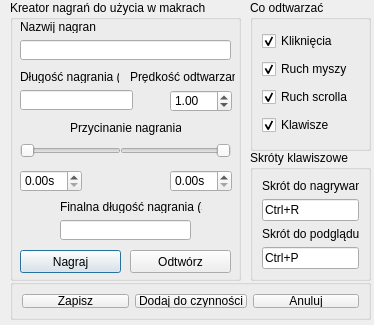
<?xml version="1.0" encoding="UTF-8"?>
<ui version="4.0">
 <class>Dialog</class>
 <widget class="QDialog" name="Dialog">
  <property name="geometry">
   <rect>
    <x>0</x>
    <y>0</y>
    <width>374</width>
    <height>325</height>
   </rect>
  </property>
  <property name="windowTitle">
   <string>Edytor akcji</string>
  </property>
  <widget class="QStackedWidget" name="pages">
   <property name="geometry">
    <rect>
     <x>10</x>
     <y>0</y>
     <width>361</width>
     <height>281</height>
    </rect>
   </property>
   <property name="maximumSize">
    <size>
     <width>16777215</width>
     <height>400</height>
    </size>
   </property>
   <property name="currentIndex">
    <number>10</number>
   </property>
   <widget class="QWidget" name="editMouseMovement">
    <widget class="QGroupBox" name="mouseMovementGB">
     <property name="geometry">
      <rect>
       <x>0</x>
       <y>0</y>
       <width>361</width>
       <height>281</height>
      </rect>
     </property>
     <property name="title">
      <string>Opcje ruchu myszy</string>
     </property>
     <widget class="QCheckBox" name="movementAbsolute">
      <property name="geometry">
       <rect>
        <x>170</x>
        <y>20</y>
        <width>151</width>
        <height>17</height>
       </rect>
      </property>
      <property name="text">
       <string>Współrzędne bezwzględne</string>
      </property>
      <property name="checked">
       <bool>true</bool>
      </property>
     </widget>
     <widget class="QSpinBox" name="movementX">
      <property name="geometry">
       <rect>
        <x>21</x>
        <y>80</y>
        <width>51</width>
        <height>22</height>
       </rect>
      </property>
      <property name="prefix">
       <string/>
      </property>
      <property name="minimum">
       <number>-10000</number>
      </property>
      <property name="maximum">
       <number>10000</number>
      </property>
      <property name="singleStep">
       <number>10</number>
      </property>
      <property name="value">
       <number>0</number>
      </property>
     </widget>
     <widget class="QSpinBox" name="movementY">
      <property name="geometry">
       <rect>
        <x>81</x>
        <y>80</y>
        <width>51</width>
        <height>22</height>
       </rect>
      </property>
      <property name="minimum">
       <number>-10000</number>
      </property>
      <property name="maximum">
       <number>10000</number>
      </property>
      <property name="singleStep">
       <number>10</number>
      </property>
      <property name="value">
       <number>0</number>
      </property>
     </widget>
     <widget class="QLabel" name="label_3">
      <property name="geometry">
       <rect>
        <x>20</x>
        <y>60</y>
        <width>47</width>
        <height>13</height>
       </rect>
      </property>
      <property name="text">
       <string>x</string>
      </property>
     </widget>
     <widget class="QLabel" name="label_4">
      <property name="geometry">
       <rect>
        <x>90</x>
        <y>60</y>
        <width>47</width>
        <height>13</height>
       </rect>
      </property>
      <property name="text">
       <string>y</string>
      </property>
     </widget>
     <widget class="QDoubleSpinBox" name="movementDuration">
      <property name="geometry">
       <rect>
        <x>170</x>
        <y>80</y>
        <width>62</width>
        <height>22</height>
       </rect>
      </property>
      <property name="suffix">
       <string>s</string>
      </property>
      <property name="maximum">
       <double>999.990000000000009</double>
      </property>
      <property name="singleStep">
       <double>0.250000000000000</double>
      </property>
      <property name="value">
       <double>0.250000000000000</double>
      </property>
     </widget>
     <widget class="QLabel" name="label_5">
      <property name="geometry">
       <rect>
        <x>170</x>
        <y>50</y>
        <width>91</width>
        <height>16</height>
       </rect>
      </property>
      <property name="text">
       <string>Czas trwania ruchu</string>
      </property>
     </widget>
    </widget>
   </widget>
   <widget class="QWidget" name="editMouseButton">
    <widget class="QGroupBox" name="mouseButtonGB">
     <property name="geometry">
      <rect>
       <x>0</x>
       <y>0</y>
       <width>361</width>
       <height>281</height>
      </rect>
     </property>
     <property name="title">
      <string>Opcje naciskania przycisków myszy</string>
     </property>
     <widget class="QGroupBox" name="mouseButtonActionType">
      <property name="geometry">
       <rect>
        <x>230</x>
        <y>50</y>
        <width>101</width>
        <height>119</height>
       </rect>
      </property>
      <property name="title">
       <string>Typ czynności</string>
      </property>
      <layout class="QVBoxLayout" name="verticalLayout_3">
       <item>
        <widget class="QRadioButton" name="typeButtonClick">
         <property name="text">
          <string>Kliknij</string>
         </property>
        </widget>
       </item>
       <item>
        <widget class="QRadioButton" name="typeButtonDoubleClick">
         <property name="text">
          <string>2x Kliknij</string>
         </property>
        </widget>
       </item>
       <item>
        <widget class="QRadioButton" name="typeButtonHold">
         <property name="text">
          <string>Przytrzymaj</string>
         </property>
        </widget>
       </item>
       <item>
        <widget class="QRadioButton" name="typeButtonRelease">
         <property name="text">
          <string>Puść</string>
         </property>
        </widget>
       </item>
      </layout>
     </widget>
     <widget class="QLabel" name="label_2">
      <property name="geometry">
       <rect>
        <x>40</x>
        <y>80</y>
        <width>47</width>
        <height>13</height>
       </rect>
      </property>
      <property name="text">
       <string>Klawisz</string>
      </property>
     </widget>
     <widget class="QComboBox" name="mouseButtonSelection">
      <property name="geometry">
       <rect>
        <x>20</x>
        <y>100</y>
        <width>91</width>
        <height>22</height>
       </rect>
      </property>
      <item>
       <property name="text">
        <string>Lewy</string>
       </property>
      </item>
      <item>
       <property name="text">
        <string>Prawy</string>
       </property>
      </item>
      <item>
       <property name="text">
        <string>Środkowy</string>
       </property>
      </item>
     </widget>
    </widget>
   </widget>
   <widget class="QWidget" name="editMouseWheel">
    <widget class="QGroupBox" name="mouseWheelGB">
     <property name="geometry">
      <rect>
       <x>0</x>
       <y>0</y>
       <width>361</width>
       <height>281</height>
      </rect>
     </property>
     <property name="title">
      <string>Opcje ruchu kółka myszy</string>
     </property>
     <widget class="QLabel" name="label_6">
      <property name="geometry">
       <rect>
        <x>20</x>
        <y>110</y>
        <width>128</width>
        <height>13</height>
       </rect>
      </property>
      <property name="text">
       <string>O ile jednostek przesunąć?</string>
      </property>
     </widget>
     <widget class="QSpinBox" name="mouseWheelDelta">
      <property name="geometry">
       <rect>
        <x>50</x>
        <y>140</y>
        <width>42</width>
        <height>22</height>
       </rect>
      </property>
      <property name="minimum">
       <number>-100</number>
      </property>
      <property name="maximum">
       <number>100</number>
      </property>
     </widget>
    </widget>
   </widget>
   <widget class="QWidget" name="editKeyboardButton">
    <widget class="QGroupBox" name="keyboardButtonGB">
     <property name="geometry">
      <rect>
       <x>0</x>
       <y>0</y>
       <width>361</width>
       <height>281</height>
      </rect>
     </property>
     <property name="title">
      <string>Opcje klikania w klawisz</string>
     </property>
     <widget class="QGroupBox" name="keyboardButtonActionType">
      <property name="geometry">
       <rect>
        <x>210</x>
        <y>40</y>
        <width>136</width>
        <height>96</height>
       </rect>
      </property>
      <property name="title">
       <string>Typ czynności</string>
      </property>
      <layout class="QVBoxLayout" name="verticalLayout_4">
       <item>
        <widget class="QRadioButton" name="typeKeyClick">
         <property name="text">
          <string>Kliknij klawisz</string>
         </property>
        </widget>
       </item>
       <item>
        <widget class="QRadioButton" name="typeKeyHold">
         <property name="text">
          <string>Przytrzymaj klawisz</string>
         </property>
        </widget>
       </item>
       <item>
        <widget class="QRadioButton" name="typeKeyRelease">
         <property name="text">
          <string>Puść klawisz</string>
         </property>
        </widget>
       </item>
      </layout>
     </widget>
     <widget class="QLineEdit" name="keyboardButtonSelection">
      <property name="geometry">
       <rect>
        <x>30</x>
        <y>70</y>
        <width>113</width>
        <height>20</height>
       </rect>
      </property>
      <property name="inputMask">
       <string/>
      </property>
      <property name="text">
       <string/>
      </property>
      <property name="maxLength">
       <number>1</number>
      </property>
      <property name="cursorPosition">
       <number>0</number>
      </property>
     </widget>
     <widget class="QLabel" name="label_9">
      <property name="geometry">
       <rect>
        <x>40</x>
        <y>50</y>
        <width>52</width>
        <height>13</height>
       </rect>
      </property>
      <property name="text">
       <string>Co kliknąć?</string>
      </property>
     </widget>
    </widget>
   </widget>
   <widget class="QWidget" name="editKeyboardHotkey">
    <widget class="QGroupBox" name="keyboardHotkeyGB">
     <property name="geometry">
      <rect>
       <x>0</x>
       <y>0</y>
       <width>361</width>
       <height>281</height>
      </rect>
     </property>
     <property name="title">
      <string>Skrót klawiszowy</string>
     </property>
     <widget class="QKeySequenceEdit" name="keyboardHotkeySelection">
      <property name="geometry">
       <rect>
        <x>40</x>
        <y>80</y>
        <width>113</width>
        <height>20</height>
       </rect>
      </property>
     </widget>
     <widget class="QLabel" name="label_16">
      <property name="geometry">
       <rect>
        <x>40</x>
        <y>50</y>
        <width>134</width>
        <height>13</height>
       </rect>
      </property>
      <property name="text">
       <string>Wprowadź skrót klawiszowy</string>
      </property>
     </widget>
    </widget>
   </widget>
   <widget class="QWidget" name="editKeyboardWrite">
    <widget class="QGroupBox" name="keyboardWriteGB">
     <property name="geometry">
      <rect>
       <x>0</x>
       <y>0</y>
       <width>361</width>
       <height>281</height>
      </rect>
     </property>
     <property name="title">
      <string>Wypisywanie tekstu z klawiatury</string>
     </property>
     <widget class="QTextEdit" name="keyboardWriteTextfield">
      <property name="geometry">
       <rect>
        <x>10</x>
        <y>20</y>
        <width>341</width>
        <height>251</height>
       </rect>
      </property>
      <property name="acceptRichText">
       <bool>false</bool>
      </property>
     </widget>
    </widget>
   </widget>
   <widget class="QWidget" name="editWaitMouse">
    <widget class="QGroupBox" name="waitMouseGB">
     <property name="geometry">
      <rect>
       <x>0</x>
       <y>0</y>
       <width>361</width>
       <height>281</height>
      </rect>
     </property>
     <property name="title">
      <string>Opcje czekania na akcję myszy</string>
     </property>
     <widget class="QComboBox" name="typeOfMouseAction">
      <property name="geometry">
       <rect>
        <x>70</x>
        <y>50</y>
        <width>197</width>
        <height>20</height>
       </rect>
      </property>
      <item>
       <property name="text">
        <string>Wciśnięcie przycisku myszy</string>
       </property>
      </item>
      <item>
       <property name="text">
        <string>Puszczenie przycisku myszy</string>
       </property>
      </item>
      <item>
       <property name="text">
        <string>Podwójne kliknięcie przycisku myszy</string>
       </property>
      </item>
     </widget>
     <widget class="QLabel" name="label_15">
      <property name="geometry">
       <rect>
        <x>110</x>
        <y>30</y>
        <width>104</width>
        <height>13</height>
       </rect>
      </property>
      <property name="text">
       <string>Na jaką akcję czekać?</string>
      </property>
     </widget>
     <widget class="QComboBox" name="typeOfMouseButton">
      <property name="geometry">
       <rect>
        <x>130</x>
        <y>110</y>
        <width>69</width>
        <height>22</height>
       </rect>
      </property>
      <item>
       <property name="text">
        <string>Lewy</string>
       </property>
      </item>
      <item>
       <property name="text">
        <string>Prawy</string>
       </property>
      </item>
      <item>
       <property name="text">
        <string>Środkowy</string>
       </property>
      </item>
     </widget>
     <widget class="QLabel" name="label_17">
      <property name="geometry">
       <rect>
        <x>90</x>
        <y>90</y>
        <width>161</width>
        <height>13</height>
       </rect>
      </property>
      <property name="text">
       <string>Wybierz docelowy przycisk myszy</string>
      </property>
     </widget>
    </widget>
   </widget>
   <widget class="QWidget" name="editWaitKeyboard">
    <widget class="QGroupBox" name="waitKeyboardGB">
     <property name="geometry">
      <rect>
       <x>0</x>
       <y>0</y>
       <width>361</width>
       <height>281</height>
      </rect>
     </property>
     <property name="title">
      <string>Czekaj na akcję klawiatury</string>
     </property>
     <widget class="QKeySequenceEdit" name="waitKeyboardHotkey">
      <property name="geometry">
       <rect>
        <x>110</x>
        <y>80</y>
        <width>113</width>
        <height>20</height>
       </rect>
      </property>
     </widget>
     <widget class="QLabel" name="label_19">
      <property name="geometry">
       <rect>
        <x>50</x>
        <y>40</y>
        <width>245</width>
        <height>13</height>
       </rect>
      </property>
      <property name="text">
       <string>Wybierz na jaką akcję klawiatury ma czekać macro:</string>
      </property>
     </widget>
     <widget class="QCheckBox" name="waitKeyboardSuppressor">
      <property name="geometry">
       <rect>
        <x>60</x>
        <y>220</y>
        <width>229</width>
        <height>17</height>
       </rect>
      </property>
      <property name="text">
       <string>Czy wciśnięty klawisz ma być wygłuszony? </string>
      </property>
      <property name="checked">
       <bool>true</bool>
      </property>
     </widget>
     <widget class="QLabel" name="label_20">
      <property name="geometry">
       <rect>
        <x>70</x>
        <y>240</y>
        <width>209</width>
        <height>13</height>
       </rect>
      </property>
      <property name="text">
       <string>(Inne aplikacje zarejesturją jego wciśnięcia)</string>
      </property>
     </widget>
    </widget>
   </widget>
   <widget class="QWidget" name="editWaitNSeconds">
    <widget class="QGroupBox" name="waitNSecondsGB">
     <property name="geometry">
      <rect>
       <x>0</x>
       <y>0</y>
       <width>361</width>
       <height>281</height>
      </rect>
     </property>
     <property name="title">
      <string>Czekaj N sekund</string>
     </property>
     <widget class="QDoubleSpinBox" name="waitNSecondsTime">
      <property name="geometry">
       <rect>
        <x>91</x>
        <y>110</y>
        <width>131</width>
        <height>22</height>
       </rect>
      </property>
     </widget>
     <widget class="QLabel" name="label_18">
      <property name="geometry">
       <rect>
        <x>110</x>
        <y>90</y>
        <width>89</width>
        <height>13</height>
       </rect>
      </property>
      <property name="text">
       <string>Ile sekund czekać?</string>
      </property>
     </widget>
    </widget>
   </widget>
   <widget class="QWidget" name="editForLoop">
    <widget class="QGroupBox" name="forLoopGB">
     <property name="geometry">
      <rect>
       <x>0</x>
       <y>0</y>
       <width>361</width>
       <height>281</height>
      </rect>
     </property>
     <property name="title">
      <string>Wykonaj N razy</string>
     </property>
     <widget class="QSpinBox" name="forLoopTimes">
      <property name="geometry">
       <rect>
        <x>120</x>
        <y>200</y>
        <width>81</width>
        <height>22</height>
       </rect>
      </property>
      <property name="minimum">
       <number>1</number>
      </property>
      <property name="maximum">
       <number>9999999</number>
      </property>
     </widget>
     <widget class="QLabel" name="label_7">
      <property name="geometry">
       <rect>
        <x>90</x>
        <y>180</y>
        <width>146</width>
        <height>13</height>
       </rect>
      </property>
      <property name="text">
       <string>Ile razy ma się wykonać pętla?</string>
      </property>
     </widget>
    </widget>
   </widget>
   <widget class="QWidget" name="editRecording">
    <widget class="QGroupBox" name="RecordingGB">
     <property name="geometry">
      <rect>
       <x>0</x>
       <y>0</y>
       <width>231</width>
       <height>281</height>
      </rect>
     </property>
     <property name="title">
      <string>Kreator nagrań do użycia w makrach</string>
     </property>
     <widget class="QLineEdit" name="name">
      <property name="geometry">
       <rect>
        <x>10</x>
        <y>40</y>
        <width>211</width>
        <height>20</height>
       </rect>
      </property>
     </widget>
     <widget class="QLabel" name="label_8">
      <property name="geometry">
       <rect>
        <x>10</x>
        <y>20</y>
        <width>76</width>
        <height>13</height>
       </rect>
      </property>
      <property name="text">
       <string>Nazwij nagranie</string>
      </property>
     </widget>
     <widget class="QPushButton" name="start">
      <property name="geometry">
       <rect>
        <x>10</x>
        <y>250</y>
        <width>101</width>
        <height>23</height>
       </rect>
      </property>
      <property name="text">
       <string>Nagraj</string>
      </property>
     </widget>
     <widget class="QPushButton" name="preview">
      <property name="geometry">
       <rect>
        <x>120</x>
        <y>250</y>
        <width>101</width>
        <height>23</height>
       </rect>
      </property>
      <property name="text">
       <string>Odtwórz</string>
      </property>
     </widget>
     <widget class="QSlider" name="cutSliderLeft">
      <property name="geometry">
       <rect>
        <x>10</x>
        <y>140</y>
        <width>101</width>
        <height>22</height>
       </rect>
      </property>
      <property name="minimum">
       <number>0</number>
      </property>
      <property name="maximum">
       <number>500</number>
      </property>
      <property name="value">
       <number>0</number>
      </property>
      <property name="orientation">
       <enum>Qt::Horizontal</enum>
      </property>
     </widget>
     <widget class="QSlider" name="cutSliderRight">
      <property name="geometry">
       <rect>
        <x>110</x>
        <y>140</y>
        <width>111</width>
        <height>22</height>
       </rect>
      </property>
      <property name="minimum">
       <number>0</number>
      </property>
      <property name="maximum">
       <number>500</number>
      </property>
      <property name="value">
       <number>0</number>
      </property>
      <property name="orientation">
       <enum>Qt::Horizontal</enum>
      </property>
      <property name="invertedAppearance">
       <bool>true</bool>
      </property>
     </widget>
     <widget class="QLabel" name="label_10">
      <property name="geometry">
       <rect>
        <x>60</x>
        <y>120</y>
        <width>111</width>
        <height>16</height>
       </rect>
      </property>
      <property name="text">
       <string>Przycinanie nagrania</string>
      </property>
     </widget>
     <widget class="QLineEdit" name="timeBase">
      <property name="geometry">
       <rect>
        <x>10</x>
        <y>90</y>
        <width>113</width>
        <height>20</height>
       </rect>
      </property>
      <property name="readOnly">
       <bool>true</bool>
      </property>
     </widget>
     <widget class="QLabel" name="label_11">
      <property name="geometry">
       <rect>
        <x>10</x>
        <y>70</y>
        <width>99</width>
        <height>13</height>
       </rect>
      </property>
      <property name="text">
       <string>Długość nagrania (s)</string>
      </property>
     </widget>
     <widget class="QLineEdit" name="timeFinal">
      <property name="geometry">
       <rect>
        <x>50</x>
        <y>220</y>
        <width>131</width>
        <height>20</height>
       </rect>
      </property>
      <property name="readOnly">
       <bool>true</bool>
      </property>
     </widget>
     <widget class="QLabel" name="label_12">
      <property name="geometry">
       <rect>
        <x>50</x>
        <y>200</y>
        <width>142</width>
        <height>13</height>
       </rect>
      </property>
      <property name="text">
       <string>Finalna długość nagrania (s)</string>
      </property>
     </widget>
     <widget class="QDoubleSpinBox" name="cutTimeLeft">
      <property name="geometry">
       <rect>
        <x>10</x>
        <y>170</y>
        <width>62</width>
        <height>22</height>
       </rect>
      </property>
      <property name="suffix">
       <string>s</string>
      </property>
      <property name="singleStep">
       <double>0.100000000000000</double>
      </property>
     </widget>
     <widget class="QDoubleSpinBox" name="cutTimeRight">
      <property name="geometry">
       <rect>
        <x>160</x>
        <y>170</y>
        <width>62</width>
        <height>22</height>
       </rect>
      </property>
      <property name="suffix">
       <string>s</string>
      </property>
      <property name="singleStep">
       <double>0.100000000000000</double>
      </property>
     </widget>
     <widget class="QDoubleSpinBox" name="replaySpeed">
      <property name="geometry">
       <rect>
        <x>160</x>
        <y>90</y>
        <width>62</width>
        <height>22</height>
       </rect>
      </property>
      <property name="minimum">
       <double>0.000000000000000</double>
      </property>
      <property name="maximum">
       <double>10000.000000000000000</double>
      </property>
      <property name="value">
       <double>1.000000000000000</double>
      </property>
     </widget>
     <widget class="QLabel" name="label_14">
      <property name="geometry">
       <rect>
        <x>120</x>
        <y>70</y>
        <width>105</width>
        <height>13</height>
       </rect>
      </property>
      <property name="text">
       <string>Prędkość odtwarzania</string>
      </property>
     </widget>
    </widget>
    <widget class="QGroupBox" name="whatToInclude">
     <property name="geometry">
      <rect>
       <x>240</x>
       <y>0</y>
       <width>121</width>
       <height>151</height>
      </rect>
     </property>
     <property name="title">
      <string>Co odtwarzać</string>
     </property>
     <layout class="QVBoxLayout" name="verticalLayout">
      <item>
       <widget class="QCheckBox" name="includeClicks">
        <property name="text">
         <string>Kliknięcia</string>
        </property>
        <property name="checked">
         <bool>true</bool>
        </property>
       </widget>
      </item>
      <item>
       <widget class="QCheckBox" name="includeMoves">
        <property name="text">
         <string>Ruch myszy</string>
        </property>
        <property name="checked">
         <bool>true</bool>
        </property>
       </widget>
      </item>
      <item>
       <widget class="QCheckBox" name="includeWheel">
        <property name="text">
         <string>Ruch scrolla</string>
        </property>
        <property name="checked">
         <bool>true</bool>
        </property>
       </widget>
      </item>
      <item>
       <widget class="QCheckBox" name="includeKeyboard">
        <property name="text">
         <string>Klawisze</string>
        </property>
        <property name="checked">
         <bool>true</bool>
        </property>
       </widget>
      </item>
     </layout>
    </widget>
    <widget class="QGroupBox" name="hotkeys">
     <property name="geometry">
      <rect>
       <x>240</x>
       <y>150</y>
       <width>121</width>
       <height>131</height>
      </rect>
     </property>
     <property name="title">
      <string>Skróty klawiszowe</string>
     </property>
     <layout class="QVBoxLayout" name="verticalLayout_2">
      <item>
       <widget class="QLabel" name="label_13">
        <property name="text">
         <string>Skrót do nagrywania</string>
        </property>
       </widget>
      </item>
      <item>
       <widget class="QKeySequenceEdit" name="recordingHotkey">
        <property name="keySequence">
         <string>Ctrl+R</string>
        </property>
       </widget>
      </item>
      <item>
       <widget class="QLabel" name="label">
        <property name="text">
         <string>Skrót do podglądu</string>
        </property>
       </widget>
      </item>
      <item>
       <widget class="QKeySequenceEdit" name="previewHotkey">
        <property name="keySequence">
         <string>Ctrl+P</string>
        </property>
       </widget>
      </item>
     </layout>
    </widget>
   </widget>
  </widget>
  <widget class="QGroupBox" name="universalButtonsGroup">
   <property name="geometry">
    <rect>
     <x>10</x>
     <y>279</y>
     <width>361</width>
     <height>41</height>
    </rect>
   </property>
   <property name="title">
    <string/>
   </property>
   <layout class="QHBoxLayout" name="horizontalLayout">
    <item>
     <widget class="QPushButton" name="save">
      <property name="text">
       <string>Zapisz</string>
      </property>
     </widget>
    </item>
    <item>
     <widget class="QPushButton" name="addToActions">
      <property name="toolTip">
       <string>Dotyczy jedynie nagrań</string>
      </property>
      <property name="text">
       <string>Dodaj do czynności</string>
      </property>
     </widget>
    </item>
    <item>
     <widget class="QPushButton" name="cancel">
      <property name="text">
       <string>Anuluj</string>
      </property>
     </widget>
    </item>
   </layout>
  </widget>
 </widget>
 <resources/>
 <connections>
  <connection>
   <sender>cancel</sender>
   <signal>clicked()</signal>
   <receiver>Dialog</receiver>
   <slot>reject()</slot>
   <hints>
    <hint type="sourcelabel">
     <x>310</x>
     <y>301</y>
    </hint>
    <hint type="destinationlabel">
     <x>100</x>
     <y>0</y>
    </hint>
   </hints>
  </connection>
 </connections>
</ui>
